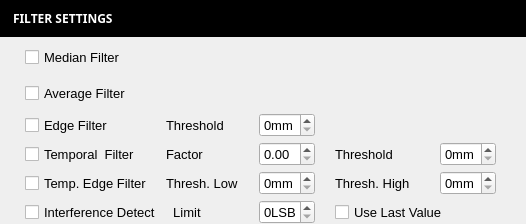
<?xml version="1.0" encoding="UTF-8"?>
<ui version="4.0">
 <class>WidgetSettingsFilter</class>
 <widget class="QWidget" name="WidgetSettingsFilter">
  <property name="geometry">
   <rect>
    <x>0</x>
    <y>0</y>
    <width>467</width>
    <height>224</height>
   </rect>
  </property>
  <property name="windowTitle">
   <string>Form</string>
  </property>
  <property name="styleSheet">
   <string notr="true"/>
  </property>
  <layout class="QGridLayout" name="gridLayout_2">
   <property name="leftMargin">
    <number>0</number>
   </property>
   <property name="topMargin">
    <number>0</number>
   </property>
   <property name="rightMargin">
    <number>0</number>
   </property>
   <property name="bottomMargin">
    <number>0</number>
   </property>
   <property name="horizontalSpacing">
    <number>0</number>
   </property>
   <property name="verticalSpacing">
    <number>5</number>
   </property>
   <item row="0" column="0">
    <layout class="QGridLayout" name="gridLayout">
     <property name="leftMargin">
      <number>0</number>
     </property>
     <property name="spacing">
      <number>5</number>
     </property>
     <item row="5" column="2">
      <widget class="QLabel" name="lTemporalEdgeThresholdLow">
       <property name="sizePolicy">
        <sizepolicy hsizetype="Preferred" vsizetype="Preferred">
         <horstretch>0</horstretch>
         <verstretch>0</verstretch>
        </sizepolicy>
       </property>
       <property name="minimumSize">
        <size>
         <width>0</width>
         <height>0</height>
        </size>
       </property>
       <property name="font">
        <font>
         <pointsize>10</pointsize>
        </font>
       </property>
       <property name="text">
        <string>Thresh. Low</string>
       </property>
      </widget>
     </item>
     <item row="5" column="1">
      <widget class="QCheckBox" name="cbTemporalEdgeFilter">
       <property name="sizePolicy">
        <sizepolicy hsizetype="Preferred" vsizetype="Preferred">
         <horstretch>0</horstretch>
         <verstretch>0</verstretch>
        </sizepolicy>
       </property>
       <property name="minimumSize">
        <size>
         <width>0</width>
         <height>0</height>
        </size>
       </property>
       <property name="font">
        <font>
         <pointsize>10</pointsize>
        </font>
       </property>
       <property name="toolTip">
        <string>&lt;html&gt;&lt;head/&gt;&lt;body&gt;&lt;p&gt;Temporal edge filter&lt;/p&gt;&lt;/body&gt;&lt;/html&gt;</string>
       </property>
       <property name="text">
        <string>Temp. Edge Filter</string>
       </property>
      </widget>
     </item>
     <item row="3" column="1">
      <widget class="QCheckBox" name="cbEdgeFilter">
       <property name="sizePolicy">
        <sizepolicy hsizetype="Preferred" vsizetype="Preferred">
         <horstretch>0</horstretch>
         <verstretch>0</verstretch>
        </sizepolicy>
       </property>
       <property name="minimumSize">
        <size>
         <width>0</width>
         <height>0</height>
        </size>
       </property>
       <property name="font">
        <font>
         <pointsize>10</pointsize>
        </font>
       </property>
       <property name="toolTip">
        <string>&lt;html&gt;&lt;head/&gt;&lt;body&gt;&lt;p&gt;Edge filter&lt;/p&gt;&lt;p&gt;Implementation of the algorithm:&lt;/p&gt;&lt;p&gt;&lt;span style=&quot; color:#aa5500;&quot;&gt;diff = abs(data[x, y] - data[x+1, y])&lt;/span&gt;&lt;/p&gt;&lt;p&gt;&lt;span style=&quot; color:#aa5500;&quot;&gt;if (threshold &amp;lt; diff)&lt;/span&gt;&lt;/p&gt;&lt;p&gt;&lt;span style=&quot; color:#aa5500;&quot;&gt;filter value&lt;/span&gt;&lt;/p&gt;&lt;p&gt;&lt;br/&gt;&lt;/p&gt;&lt;p&gt;&lt;span style=&quot; color:#000000;&quot;&gt;Do the same for y&lt;/span&gt;&lt;/p&gt;&lt;/body&gt;&lt;/html&gt;</string>
       </property>
       <property name="text">
        <string>Edge Filter</string>
       </property>
      </widget>
     </item>
     <item row="6" column="1">
      <widget class="QCheckBox" name="cbInterferenceDetection">
       <property name="sizePolicy">
        <sizepolicy hsizetype="Preferred" vsizetype="Preferred">
         <horstretch>0</horstretch>
         <verstretch>0</verstretch>
        </sizepolicy>
       </property>
       <property name="minimumSize">
        <size>
         <width>0</width>
         <height>0</height>
        </size>
       </property>
       <property name="font">
        <font>
         <pointsize>10</pointsize>
        </font>
       </property>
       <property name="toolTip">
        <string>&lt;html&gt;&lt;head/&gt;&lt;body&gt;&lt;p&gt;Interference detection&lt;/p&gt;&lt;/body&gt;&lt;/html&gt;</string>
       </property>
       <property name="text">
        <string>Interference Detect</string>
       </property>
      </widget>
     </item>
     <item row="6" column="2">
      <widget class="QLabel" name="lLimit">
       <property name="font">
        <font>
         <pointsize>10</pointsize>
        </font>
       </property>
       <property name="text">
        <string>  Limit</string>
       </property>
      </widget>
     </item>
     <item row="4" column="1">
      <widget class="QCheckBox" name="cbTemporalFilter">
       <property name="sizePolicy">
        <sizepolicy hsizetype="Preferred" vsizetype="Preferred">
         <horstretch>0</horstretch>
         <verstretch>0</verstretch>
        </sizepolicy>
       </property>
       <property name="minimumSize">
        <size>
         <width>0</width>
         <height>0</height>
        </size>
       </property>
       <property name="font">
        <font>
         <pointsize>10</pointsize>
        </font>
       </property>
       <property name="toolTip">
        <string>&lt;html&gt;&lt;head/&gt;&lt;body&gt;&lt;p&gt;Kalman filter&lt;/p&gt;&lt;p&gt;Implemented is a simplified Kalman filter with two parameters to filter the distance:&lt;/p&gt;&lt;p&gt;Factor k: Kalman gain which changes the filter sensitivity. The range is between 0 and 1, whereas the lower the figure, the better filtering, but the slower the output response.&lt;/p&gt;&lt;p&gt;Threshold t: Filtering applies as long as the difference of the current and the previous value is below this value. If the difference is greater than this value, the filter is reset and start iterating at the new level. This parameter is used to reduce the response time on a large distance step.&lt;/p&gt;&lt;p&gt;Implementation of the algorithm:&lt;/p&gt;&lt;p&gt;&lt;span style=&quot; color:#aa5500;&quot;&gt;if (x[i]–x[i-1]&amp;lt;t)&lt;/span&gt;&lt;/p&gt;&lt;p&gt;&lt;span style=&quot; color:#aa5500;&quot;&gt;x[i]=k*x[i]+(1–k)*x[i-1];&lt;/span&gt;&lt;/p&gt;&lt;p&gt;Whereas:&lt;/p&gt;&lt;p&gt;x[i]: Current measured value&lt;/p&gt;&lt;p&gt;x[i-1]: Previous measured value&lt;/p&gt;&lt;/body&gt;&lt;/html&gt;</string>
       </property>
       <property name="text">
        <string>Temporal  Filter</string>
       </property>
      </widget>
     </item>
     <item row="2" column="3">
      <spacer name="horizontalSpacer_11">
       <property name="orientation">
        <enum>Qt::Horizontal</enum>
       </property>
       <property name="sizeType">
        <enum>QSizePolicy::Fixed</enum>
       </property>
       <property name="sizeHint" stdset="0">
        <size>
         <width>10</width>
         <height>20</height>
        </size>
       </property>
      </spacer>
     </item>
     <item row="4" column="0">
      <spacer name="horizontalSpacer_5">
       <property name="orientation">
        <enum>Qt::Horizontal</enum>
       </property>
       <property name="sizeType">
        <enum>QSizePolicy::Fixed</enum>
       </property>
       <property name="sizeHint" stdset="0">
        <size>
         <width>20</width>
         <height>20</height>
        </size>
       </property>
      </spacer>
     </item>
     <item row="5" column="5">
      <spacer name="horizontalSpacer_8">
       <property name="orientation">
        <enum>Qt::Horizontal</enum>
       </property>
       <property name="sizeType">
        <enum>QSizePolicy::Fixed</enum>
       </property>
       <property name="sizeHint" stdset="0">
        <size>
         <width>10</width>
         <height>20</height>
        </size>
       </property>
      </spacer>
     </item>
     <item row="4" column="4">
      <widget class="QDoubleSpinBox" name="sbFactor">
       <property name="sizePolicy">
        <sizepolicy hsizetype="Preferred" vsizetype="Fixed">
         <horstretch>0</horstretch>
         <verstretch>0</verstretch>
        </sizepolicy>
       </property>
       <property name="minimumSize">
        <size>
         <width>0</width>
         <height>0</height>
        </size>
       </property>
       <property name="maximumSize">
        <size>
         <width>16777215</width>
         <height>16777215</height>
        </size>
       </property>
       <property name="font">
        <font>
         <pointsize>10</pointsize>
        </font>
       </property>
       <property name="toolTip">
        <string>&lt;html&gt;&lt;head/&gt;&lt;body&gt;&lt;p&gt;Kalman temporal filter gain factor K, where K = [0 ... 1].&lt;/p&gt;&lt;p&gt;y = K * y + (1-K) * x, y - the last measured value. x - the value before the last measured value. if K small - filtering strong, reaction slow. If K big - filtering weak, reaction fast.&lt;/p&gt;&lt;/body&gt;&lt;/html&gt;</string>
       </property>
       <property name="buttonSymbols">
        <enum>QAbstractSpinBox::UpDownArrows</enum>
       </property>
       <property name="maximum">
        <double>1.000000000000000</double>
       </property>
       <property name="singleStep">
        <double>0.100000000000000</double>
       </property>
      </widget>
     </item>
     <item row="5" column="6">
      <widget class="QLabel" name="lTemporalEdgeThresholdHigh">
       <property name="sizePolicy">
        <sizepolicy hsizetype="Preferred" vsizetype="Preferred">
         <horstretch>0</horstretch>
         <verstretch>0</verstretch>
        </sizepolicy>
       </property>
       <property name="minimumSize">
        <size>
         <width>0</width>
         <height>0</height>
        </size>
       </property>
       <property name="font">
        <font>
         <pointsize>10</pointsize>
        </font>
       </property>
       <property name="text">
        <string>Thresh. High</string>
       </property>
      </widget>
     </item>
     <item row="4" column="5">
      <spacer name="horizontalSpacer_3">
       <property name="orientation">
        <enum>Qt::Horizontal</enum>
       </property>
       <property name="sizeType">
        <enum>QSizePolicy::Fixed</enum>
       </property>
       <property name="sizeHint" stdset="0">
        <size>
         <width>10</width>
         <height>20</height>
        </size>
       </property>
      </spacer>
     </item>
     <item row="6" column="6" colspan="3">
      <widget class="QCheckBox" name="cbUseLastValue">
       <property name="sizePolicy">
        <sizepolicy hsizetype="Preferred" vsizetype="Preferred">
         <horstretch>0</horstretch>
         <verstretch>0</verstretch>
        </sizepolicy>
       </property>
       <property name="minimumSize">
        <size>
         <width>0</width>
         <height>0</height>
        </size>
       </property>
       <property name="font">
        <font>
         <pointsize>10</pointsize>
        </font>
       </property>
       <property name="text">
        <string>Use Last Value</string>
       </property>
      </widget>
     </item>
     <item row="4" column="2">
      <widget class="QLabel" name="lFactor">
       <property name="sizePolicy">
        <sizepolicy hsizetype="Preferred" vsizetype="Preferred">
         <horstretch>0</horstretch>
         <verstretch>0</verstretch>
        </sizepolicy>
       </property>
       <property name="minimumSize">
        <size>
         <width>0</width>
         <height>0</height>
        </size>
       </property>
       <property name="font">
        <font>
         <pointsize>10</pointsize>
        </font>
       </property>
       <property name="text">
        <string>Factor</string>
       </property>
      </widget>
     </item>
     <item row="4" column="6">
      <widget class="QLabel" name="lThreshold">
       <property name="sizePolicy">
        <sizepolicy hsizetype="Preferred" vsizetype="Preferred">
         <horstretch>0</horstretch>
         <verstretch>0</verstretch>
        </sizepolicy>
       </property>
       <property name="minimumSize">
        <size>
         <width>0</width>
         <height>0</height>
        </size>
       </property>
       <property name="font">
        <font>
         <pointsize>10</pointsize>
        </font>
       </property>
       <property name="text">
        <string>Threshold</string>
       </property>
      </widget>
     </item>
     <item row="2" column="1">
      <widget class="QCheckBox" name="cbAverageFilter">
       <property name="sizePolicy">
        <sizepolicy hsizetype="Preferred" vsizetype="Preferred">
         <horstretch>0</horstretch>
         <verstretch>0</verstretch>
        </sizepolicy>
       </property>
       <property name="minimumSize">
        <size>
         <width>0</width>
         <height>0</height>
        </size>
       </property>
       <property name="font">
        <font>
         <pointsize>10</pointsize>
        </font>
       </property>
       <property name="toolTip">
        <string>&lt;html&gt;&lt;head/&gt;&lt;body&gt;&lt;p&gt;Average Filter on distance level&lt;/p&gt;&lt;/body&gt;&lt;/html&gt;</string>
       </property>
       <property name="text">
        <string>Average Filter</string>
       </property>
      </widget>
     </item>
     <item row="4" column="7">
      <spacer name="horizontalSpacer_6">
       <property name="orientation">
        <enum>Qt::Horizontal</enum>
       </property>
       <property name="sizeType">
        <enum>QSizePolicy::Fixed</enum>
       </property>
       <property name="sizeHint" stdset="0">
        <size>
         <width>20</width>
         <height>20</height>
        </size>
       </property>
      </spacer>
     </item>
     <item row="5" column="10">
      <spacer name="horizontalSpacer_9">
       <property name="orientation">
        <enum>Qt::Horizontal</enum>
       </property>
       <property name="sizeType">
        <enum>QSizePolicy::Fixed</enum>
       </property>
       <property name="sizeHint" stdset="0">
        <size>
         <width>20</width>
         <height>20</height>
        </size>
       </property>
      </spacer>
     </item>
     <item row="3" column="2">
      <widget class="QLabel" name="lEdgeThreshold">
       <property name="sizePolicy">
        <sizepolicy hsizetype="Preferred" vsizetype="Preferred">
         <horstretch>0</horstretch>
         <verstretch>0</verstretch>
        </sizepolicy>
       </property>
       <property name="minimumSize">
        <size>
         <width>0</width>
         <height>0</height>
        </size>
       </property>
       <property name="font">
        <font>
         <pointsize>10</pointsize>
        </font>
       </property>
       <property name="text">
        <string>Threshold</string>
       </property>
      </widget>
     </item>
     <item row="5" column="4">
      <widget class="QSpinBox" name="sbTemporalEdgeThresholdLow">
       <property name="sizePolicy">
        <sizepolicy hsizetype="Preferred" vsizetype="Fixed">
         <horstretch>0</horstretch>
         <verstretch>0</verstretch>
        </sizepolicy>
       </property>
       <property name="minimumSize">
        <size>
         <width>0</width>
         <height>0</height>
        </size>
       </property>
       <property name="maximumSize">
        <size>
         <width>16777215</width>
         <height>16777215</height>
        </size>
       </property>
       <property name="font">
        <font>
         <pointsize>10</pointsize>
        </font>
       </property>
       <property name="toolTip">
        <string>&lt;html&gt;&lt;head/&gt;&lt;body&gt;&lt;p&gt;Low threshold in mm of temporal edge filter&lt;/p&gt;&lt;/body&gt;&lt;/html&gt;</string>
       </property>
       <property name="buttonSymbols">
        <enum>QAbstractSpinBox::UpDownArrows</enum>
       </property>
       <property name="suffix">
        <string>mm </string>
       </property>
       <property name="maximum">
        <number>5000</number>
       </property>
       <property name="stepType">
        <enum>QAbstractSpinBox::AdaptiveDecimalStepType</enum>
       </property>
      </widget>
     </item>
     <item row="3" column="4">
      <widget class="QSpinBox" name="sbEdgeThreshold">
       <property name="sizePolicy">
        <sizepolicy hsizetype="Preferred" vsizetype="Fixed">
         <horstretch>0</horstretch>
         <verstretch>0</verstretch>
        </sizepolicy>
       </property>
       <property name="minimumSize">
        <size>
         <width>0</width>
         <height>0</height>
        </size>
       </property>
       <property name="font">
        <font>
         <pointsize>10</pointsize>
        </font>
       </property>
       <property name="toolTip">
        <string>&lt;html&gt;&lt;head/&gt;&lt;body&gt;&lt;p&gt;Edge filter threshold in mm&lt;/p&gt;&lt;/body&gt;&lt;/html&gt;</string>
       </property>
       <property name="buttonSymbols">
        <enum>QAbstractSpinBox::UpDownArrows</enum>
       </property>
       <property name="suffix">
        <string>mm</string>
       </property>
       <property name="maximum">
        <number>5000</number>
       </property>
       <property name="singleStep">
        <number>10</number>
       </property>
       <property name="stepType">
        <enum>QAbstractSpinBox::AdaptiveDecimalStepType</enum>
       </property>
      </widget>
     </item>
     <item row="6" column="10">
      <spacer name="horizontalSpacer_7">
       <property name="orientation">
        <enum>Qt::Horizontal</enum>
       </property>
       <property name="sizeType">
        <enum>QSizePolicy::Fixed</enum>
       </property>
       <property name="sizeHint" stdset="0">
        <size>
         <width>20</width>
         <height>20</height>
        </size>
       </property>
      </spacer>
     </item>
     <item row="4" column="10">
      <spacer name="horizontalSpacer_4">
       <property name="orientation">
        <enum>Qt::Horizontal</enum>
       </property>
       <property name="sizeType">
        <enum>QSizePolicy::Fixed</enum>
       </property>
       <property name="sizeHint" stdset="0">
        <size>
         <width>20</width>
         <height>20</height>
        </size>
       </property>
      </spacer>
     </item>
     <item row="6" column="4">
      <widget class="QSpinBox" name="sbInterferenceDetectionLimit">
       <property name="sizePolicy">
        <sizepolicy hsizetype="Preferred" vsizetype="Fixed">
         <horstretch>0</horstretch>
         <verstretch>0</verstretch>
        </sizepolicy>
       </property>
       <property name="minimumSize">
        <size>
         <width>0</width>
         <height>0</height>
        </size>
       </property>
       <property name="maximumSize">
        <size>
         <width>16777215</width>
         <height>16777215</height>
        </size>
       </property>
       <property name="font">
        <font>
         <pointsize>10</pointsize>
        </font>
       </property>
       <property name="toolTip">
        <string>&lt;html&gt;&lt;head/&gt;&lt;body&gt;&lt;p&gt;Limit of interference detection&lt;/p&gt;&lt;/body&gt;&lt;/html&gt;</string>
       </property>
       <property name="buttonSymbols">
        <enum>QAbstractSpinBox::UpDownArrows</enum>
       </property>
       <property name="suffix">
        <string>LSB</string>
       </property>
       <property name="prefix">
        <string/>
       </property>
       <property name="maximum">
        <number>5000</number>
       </property>
       <property name="stepType">
        <enum>QAbstractSpinBox::AdaptiveDecimalStepType</enum>
       </property>
      </widget>
     </item>
     <item row="5" column="8">
      <widget class="QSpinBox" name="sbTemporalEdgeThresholdHigh">
       <property name="sizePolicy">
        <sizepolicy hsizetype="Preferred" vsizetype="Fixed">
         <horstretch>0</horstretch>
         <verstretch>0</verstretch>
        </sizepolicy>
       </property>
       <property name="minimumSize">
        <size>
         <width>0</width>
         <height>0</height>
        </size>
       </property>
       <property name="font">
        <font>
         <pointsize>10</pointsize>
        </font>
       </property>
       <property name="toolTip">
        <string>&lt;html&gt;&lt;head/&gt;&lt;body&gt;&lt;p&gt;High threshold in mm of temporal edge filter&lt;/p&gt;&lt;/body&gt;&lt;/html&gt;</string>
       </property>
       <property name="buttonSymbols">
        <enum>QAbstractSpinBox::UpDownArrows</enum>
       </property>
       <property name="suffix">
        <string>mm</string>
       </property>
       <property name="maximum">
        <number>5000</number>
       </property>
       <property name="stepType">
        <enum>QAbstractSpinBox::AdaptiveDecimalStepType</enum>
       </property>
      </widget>
     </item>
     <item row="4" column="8">
      <widget class="QSpinBox" name="sbThreshold">
       <property name="sizePolicy">
        <sizepolicy hsizetype="Preferred" vsizetype="Fixed">
         <horstretch>0</horstretch>
         <verstretch>0</verstretch>
        </sizepolicy>
       </property>
       <property name="minimumSize">
        <size>
         <width>0</width>
         <height>0</height>
        </size>
       </property>
       <property name="font">
        <font>
         <pointsize>10</pointsize>
        </font>
       </property>
       <property name="toolTip">
        <string>&lt;html&gt;&lt;head/&gt;&lt;body&gt;&lt;p&gt;Set signal step threshold in mm to reset Kalman filter prediction. Filter is active if the changing of signal is below threshold.&lt;/p&gt;&lt;p&gt;If Threshold == 0, the filter is off.&lt;/p&gt;&lt;p&gt;&lt;br/&gt;&lt;/p&gt;&lt;/body&gt;&lt;/html&gt;</string>
       </property>
       <property name="buttonSymbols">
        <enum>QAbstractSpinBox::UpDownArrows</enum>
       </property>
       <property name="suffix">
        <string>mm</string>
       </property>
       <property name="maximum">
        <number>1000</number>
       </property>
       <property name="stepType">
        <enum>QAbstractSpinBox::AdaptiveDecimalStepType</enum>
       </property>
      </widget>
     </item>
     <item row="1" column="1">
      <widget class="QCheckBox" name="cbMedianFilter">
       <property name="sizePolicy">
        <sizepolicy hsizetype="Preferred" vsizetype="Preferred">
         <horstretch>0</horstretch>
         <verstretch>0</verstretch>
        </sizepolicy>
       </property>
       <property name="minimumSize">
        <size>
         <width>0</width>
         <height>0</height>
        </size>
       </property>
       <property name="font">
        <font>
         <pointsize>10</pointsize>
        </font>
       </property>
       <property name="toolTip">
        <string>&lt;html&gt;&lt;head/&gt;&lt;body&gt;&lt;p&gt;Median filter on distance&lt;/p&gt;&lt;/body&gt;&lt;/html&gt;</string>
       </property>
       <property name="text">
        <string>Median Filter</string>
       </property>
      </widget>
     </item>
     <item row="6" column="5">
      <spacer name="horizontalSpacer">
       <property name="orientation">
        <enum>Qt::Horizontal</enum>
       </property>
       <property name="sizeType">
        <enum>QSizePolicy::Fixed</enum>
       </property>
       <property name="sizeHint" stdset="0">
        <size>
         <width>10</width>
         <height>20</height>
        </size>
       </property>
      </spacer>
     </item>
     <item row="0" column="0" colspan="11">
      <widget class="QLabel" name="labelTitle">
       <property name="palette">
        <palette>
         <active>
          <colorrole role="WindowText">
           <brush brushstyle="SolidPattern">
            <color alpha="255">
             <red>255</red>
             <green>255</green>
             <blue>255</blue>
            </color>
           </brush>
          </colorrole>
          <colorrole role="Button">
           <brush brushstyle="SolidPattern">
            <color alpha="255">
             <red>0</red>
             <green>0</green>
             <blue>0</blue>
            </color>
           </brush>
          </colorrole>
          <colorrole role="Light">
           <brush brushstyle="SolidPattern">
            <color alpha="255">
             <red>255</red>
             <green>255</green>
             <blue>255</blue>
            </color>
           </brush>
          </colorrole>
          <colorrole role="Text">
           <brush brushstyle="SolidPattern">
            <color alpha="255">
             <red>255</red>
             <green>255</green>
             <blue>255</blue>
            </color>
           </brush>
          </colorrole>
          <colorrole role="ButtonText">
           <brush brushstyle="SolidPattern">
            <color alpha="255">
             <red>255</red>
             <green>255</green>
             <blue>255</blue>
            </color>
           </brush>
          </colorrole>
          <colorrole role="Base">
           <brush brushstyle="SolidPattern">
            <color alpha="255">
             <red>0</red>
             <green>0</green>
             <blue>0</blue>
            </color>
           </brush>
          </colorrole>
          <colorrole role="Window">
           <brush brushstyle="SolidPattern">
            <color alpha="255">
             <red>0</red>
             <green>0</green>
             <blue>0</blue>
            </color>
           </brush>
          </colorrole>
          <colorrole role="PlaceholderText">
           <brush brushstyle="SolidPattern">
            <color alpha="128">
             <red>255</red>
             <green>255</green>
             <blue>255</blue>
            </color>
           </brush>
          </colorrole>
         </active>
         <inactive>
          <colorrole role="WindowText">
           <brush brushstyle="SolidPattern">
            <color alpha="255">
             <red>255</red>
             <green>255</green>
             <blue>255</blue>
            </color>
           </brush>
          </colorrole>
          <colorrole role="Button">
           <brush brushstyle="SolidPattern">
            <color alpha="255">
             <red>0</red>
             <green>0</green>
             <blue>0</blue>
            </color>
           </brush>
          </colorrole>
          <colorrole role="Light">
           <brush brushstyle="SolidPattern">
            <color alpha="255">
             <red>255</red>
             <green>255</green>
             <blue>255</blue>
            </color>
           </brush>
          </colorrole>
          <colorrole role="Text">
           <brush brushstyle="SolidPattern">
            <color alpha="255">
             <red>255</red>
             <green>255</green>
             <blue>255</blue>
            </color>
           </brush>
          </colorrole>
          <colorrole role="ButtonText">
           <brush brushstyle="SolidPattern">
            <color alpha="255">
             <red>255</red>
             <green>255</green>
             <blue>255</blue>
            </color>
           </brush>
          </colorrole>
          <colorrole role="Base">
           <brush brushstyle="SolidPattern">
            <color alpha="255">
             <red>0</red>
             <green>0</green>
             <blue>0</blue>
            </color>
           </brush>
          </colorrole>
          <colorrole role="Window">
           <brush brushstyle="SolidPattern">
            <color alpha="255">
             <red>0</red>
             <green>0</green>
             <blue>0</blue>
            </color>
           </brush>
          </colorrole>
          <colorrole role="PlaceholderText">
           <brush brushstyle="SolidPattern">
            <color alpha="128">
             <red>255</red>
             <green>255</green>
             <blue>255</blue>
            </color>
           </brush>
          </colorrole>
         </inactive>
         <disabled>
          <colorrole role="WindowText">
           <brush brushstyle="SolidPattern">
            <color alpha="255">
             <red>255</red>
             <green>255</green>
             <blue>255</blue>
            </color>
           </brush>
          </colorrole>
          <colorrole role="Button">
           <brush brushstyle="SolidPattern">
            <color alpha="255">
             <red>0</red>
             <green>0</green>
             <blue>0</blue>
            </color>
           </brush>
          </colorrole>
          <colorrole role="Light">
           <brush brushstyle="SolidPattern">
            <color alpha="255">
             <red>255</red>
             <green>255</green>
             <blue>255</blue>
            </color>
           </brush>
          </colorrole>
          <colorrole role="Text">
           <brush brushstyle="SolidPattern">
            <color alpha="255">
             <red>255</red>
             <green>255</green>
             <blue>255</blue>
            </color>
           </brush>
          </colorrole>
          <colorrole role="ButtonText">
           <brush brushstyle="SolidPattern">
            <color alpha="255">
             <red>255</red>
             <green>255</green>
             <blue>255</blue>
            </color>
           </brush>
          </colorrole>
          <colorrole role="Base">
           <brush brushstyle="SolidPattern">
            <color alpha="255">
             <red>0</red>
             <green>0</green>
             <blue>0</blue>
            </color>
           </brush>
          </colorrole>
          <colorrole role="Window">
           <brush brushstyle="SolidPattern">
            <color alpha="255">
             <red>0</red>
             <green>0</green>
             <blue>0</blue>
            </color>
           </brush>
          </colorrole>
          <colorrole role="PlaceholderText">
           <brush brushstyle="SolidPattern">
            <color alpha="128">
             <red>0</red>
             <green>0</green>
             <blue>0</blue>
            </color>
           </brush>
          </colorrole>
         </disabled>
        </palette>
       </property>
       <property name="font">
        <font>
         <family>Segoe UI Black</family>
         <weight>75</weight>
         <bold>true</bold>
        </font>
       </property>
       <property name="styleSheet">
        <string notr="true">padding:10px;
/*background-color:rgb(66, 138, 200);*/
/*background-color:rgb(76, 55, 108);*/
background-color:rgb(0,0,0);
color:rgb(255,255,255);
</string>
       </property>
       <property name="text">
        <string>&lt;html&gt;&lt;head/&gt;&lt;body&gt;&lt;p&gt;FILTER SETTINGS&lt;/p&gt;&lt;/body&gt;&lt;/html&gt;</string>
       </property>
      </widget>
     </item>
    </layout>
   </item>
  </layout>
 </widget>
 <resources/>
 <connections/>
</ui>
